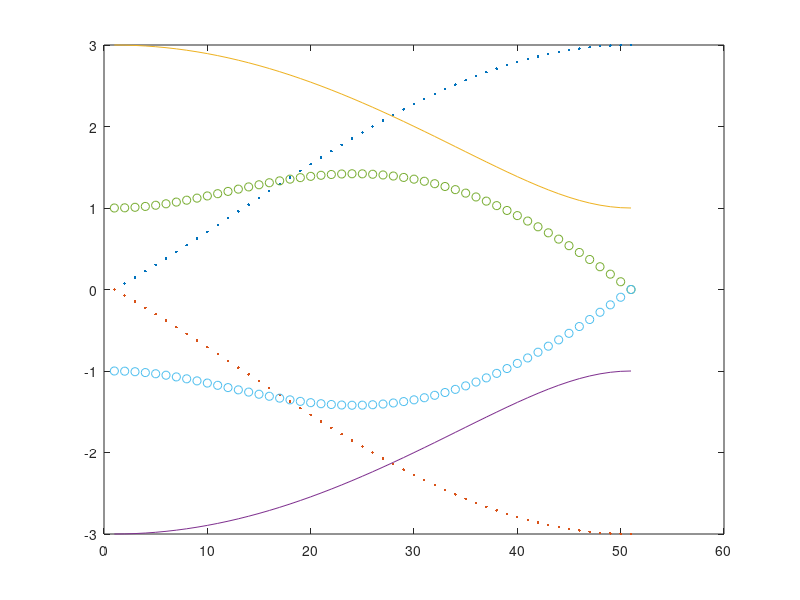
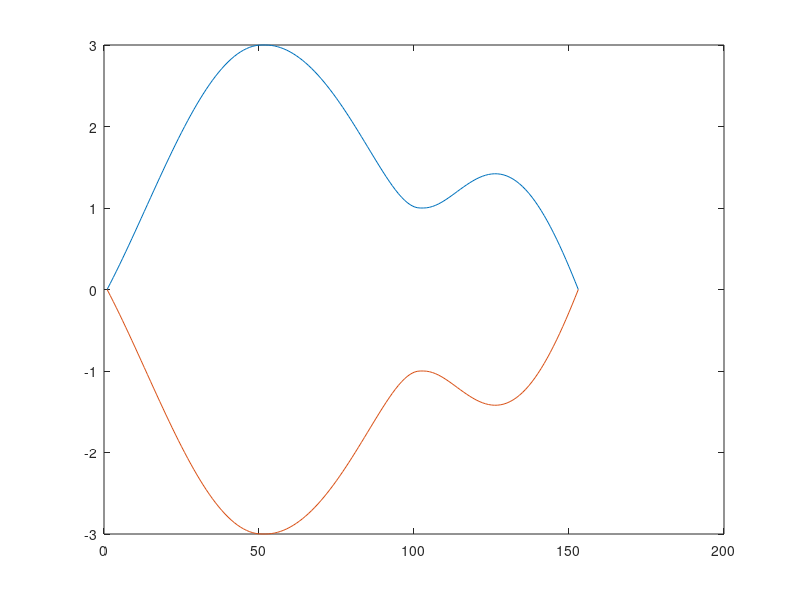

The MATLAB script that drew these images, in order:
clear all 
clc 
t=1; 
a=1;
s=0:0.02:1; %parameter

%K' -----> Gamma
k_x1=(2*pi/(sqrt(3)*a))*(1-s);
k_y1=(2*pi/(3*a))*(1-s);
E1=t.*sqrt(1+4.*cos((sqrt(3).*a/2).*k_x1).*cos((a/2).*k_y1)+4.*cos((a/2).*k_y1).^2);
plot(E1,'.');
hold on 
plot(-E1,'.');

%Gamma -----> M
k_x2=(2*pi/(sqrt(3)*a))*s;
k_y2=0;
E2=t.*sqrt(1+4.*cos((sqrt(3).*a/2).*k_x2).*cos((a/2).*k_y2)+4.*cos((a/2).*k_y2).^2);
plot(E2,'-');
hold on 
plot(-E2,'-');

%M ------> K

k_x3=(2*pi/(sqrt(3)*a))*(1-s);
k_y3=(4*pi/(3*a))*s;
E3=t.*sqrt(1+4.*cos((sqrt(3).*a/2).*k_x3).*cos((a/2).*k_y3)+4.*cos((a/2).*k_y3).^2);
plot(E3,'o');
hold on 
plot(-E3,'o');

%Collecting all the figures into one
E = [E1 E2 E3];
figure
plot(E)
hold on 
plot(-E)